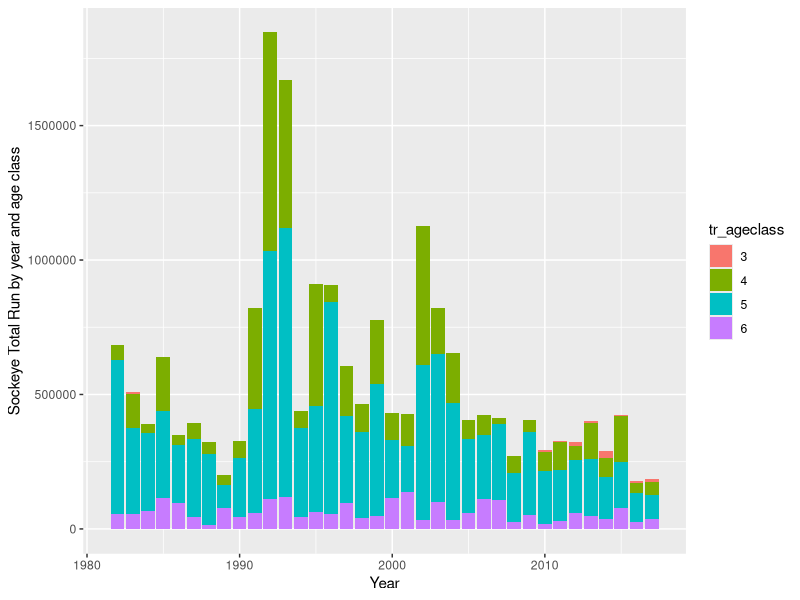

Generate this figure with R: (Note: this script raises an error after producing the figure.)
# Code to process (1) Meziadin sockeye run by age data and (2) escapement and total return data
# for Meziadin-specific sockeye run forecast using ForecastR
library(tidyverse)

# Read in Meziadin/Nass TE/TR data:
mez_nass_TR_TE <- read_csv("data/nass vs mez TR TE new.csv") %>%
  rename(runyear = year)

#Wide format to have total run and escapement as columns
TR_TE_wide <- pivot_wider(mez_nass_TR_TE, names_from = type, values_from = c(Meziadin, Nass))


# Read in Meziadin by age data:
mez_age <- read_csv("data/Mez scale data - Andy.csv") %>%
  rename(runyear = Year)

# Merge the two dataframes 
all_mezdata <- merge(TR_TE_wide, mez_age, by = "runyear", all = TRUE) %>%
  # filter to only Meziadin data, remove uninformative columns
  subset(select = -c(`Nass_Escapement`, `Nass_Total Return`, RunAge7, AgeComp, mez.p, non.mez)) %>%
  # add sockeye escapement for each age class (total * percent age) 
  mutate(run_age3_esc = RunAge3*Meziadin_Escapement,
         run_age4_esc = RunAge4*Meziadin_Escapement,
         run_age5_esc = RunAge5*Meziadin_Escapement,
         run_age6_esc = RunAge6*Meziadin_Escapement) %>%
  # add sockeye total return number for each age class
  mutate("3" = RunAge3*`Meziadin_Total Return`,
         "4" = RunAge4*`Meziadin_Total Return`,
         "5" = RunAge5*`Meziadin_Total Return`,
         "6" = RunAge6*`Meziadin_Total Return`) %>%
  # clarify column name for percentages
  rename(p.age3 = RunAge3, p.age4 = RunAge4, p.age5 = RunAge5, p.age6 = RunAge6)

# format for plotting
all_mezdata_long <- all_mezdata %>%
  #pivot_longer(cols = run_age3_esc:run_age6_esc, names_to = "esc_ageclass", values_to = "esc_count") %>%
  pivot_longer(cols = "3":"6", names_to = "tr_ageclass", values_to = "tr_count")
# Look at a plot of escapement by age by year
#ggplot(all_mezdata_long, aes(x = runyear, y = esc_count, fill = esc_ageclass)) +
#  geom_col() +
#  xlab("Year") +
#  ylab("Sockeye Escapement by year and age class")
# And with total run:
ggplot(all_mezdata_long, aes(x = runyear, y = tr_count, fill = tr_ageclass)) +
  geom_col() +
  xlab("Year") +
  ylab("Sockeye Total Run by year and age class")

# Format identical to ForecastR example - removing escapement and just include total return data,
# add columns for stock, species etc

mez_forecastr <- all_mezdata_long %>%
  subset(select = -c(p.age3, p.age4, p.age5, p.age6, Total, 
                     Meziadin_Escapement, `Meziadin_Total Return`)) %>%
  rename(Run_Year = runyear, Age_Class = tr_ageclass, Average_Terminal_Run = tr_count) %>%
  mutate(Brood_Year = Run_Year - as.numeric(Age_Class),
         Stock_Name = "Meziadin",
         Stock_Species = "Sockeye",
         Stock_Abundance = "Terminal Run",
         Forecasting_Year = "2024") %>%
  select(Stock_Name, Stock_Species, Stock_Abundance, Forecasting_Year, Run_Year, Brood_Year,
         Age_Class, Average_Terminal_Run) %>%
  mutate(Average_Terminal_Run = ifelse(is.na(Average_Terminal_Run), 0, Average_Terminal_Run))


# remove values from columns 1-4, except for the first row
mez_forecastr <- mez_forecastr %>%
  mutate(
    Stock_Name = ifelse(row_number() == 1, Stock_Name, ""),
    Stock_Species = ifelse(row_number() == 1, Stock_Species, ""),
    Stock_Abundance = ifelse(row_number() == 1, Stock_Abundance, ""),
    Forecasting_Year = ifelse(row_number() == 1, Forecasting_Year, "")
  )

write.csv(mez_forecastr, "~/coastland/nass-data-summaries/data/mez_forecastr.csv", row.names = FALSE)
